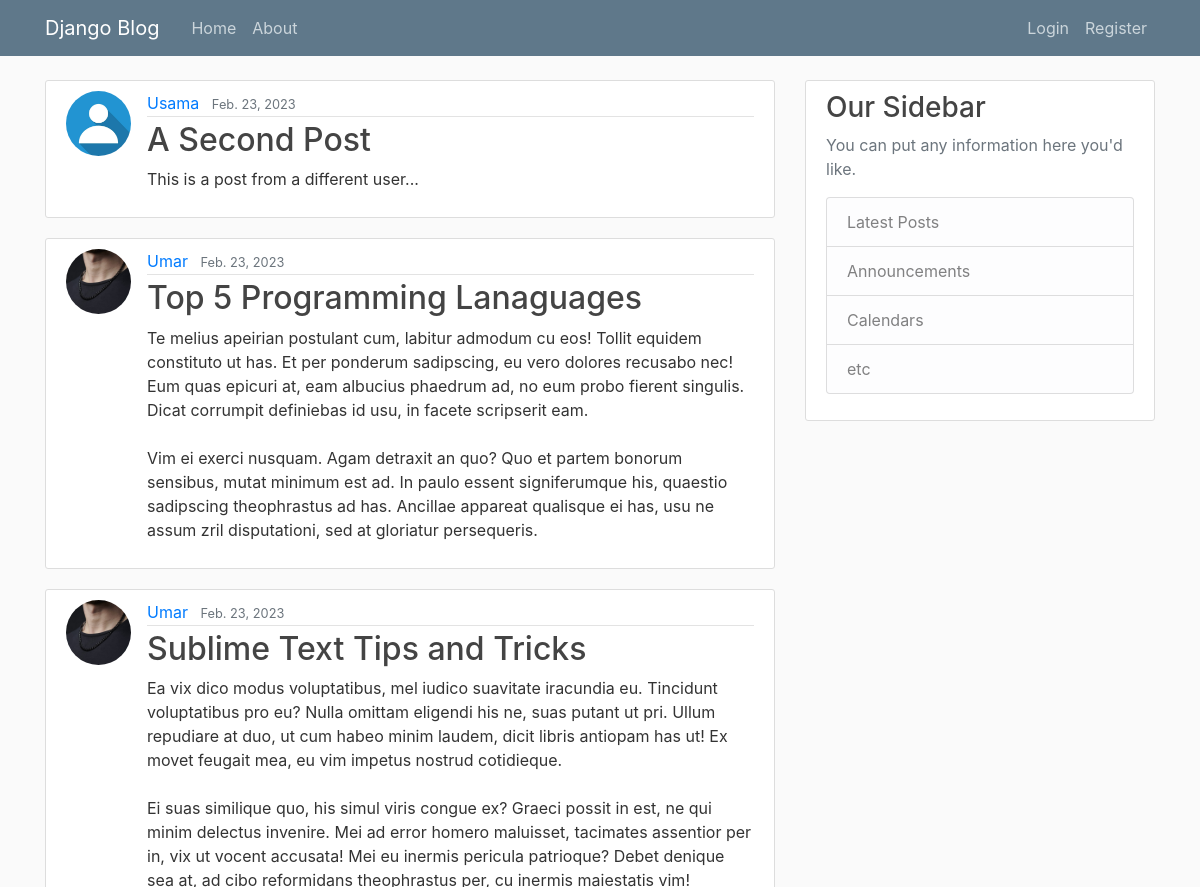
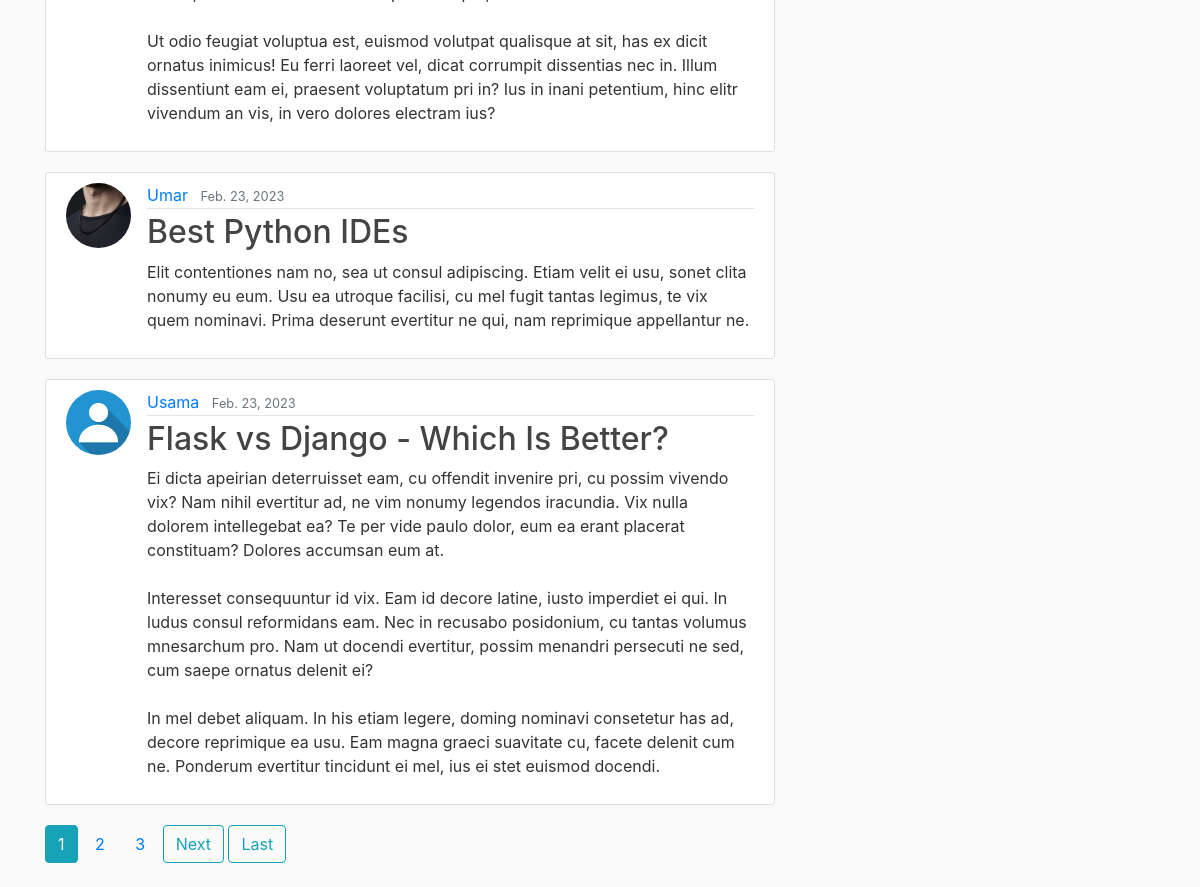
The page / on the database its author committed (2 pictures, top to bottom).
### blog/models.py (models this page shows, shortened)
class Post(models.Model):
    title = models.CharField(max_length=100)
    content = models.TextField()
    date_posted = models.DateField(default=timezone.now)
    auther = models.ForeignKey(User, on_delete=models.CASCADE)

### users/models.py (models this page shows, shortened)
class Profile(models.Model):
    user = models.OneToOneField(User, on_delete=models.CASCADE)
    image = models.ImageField(default='default.jpg', upload_to='profile-pics')

### blog/views.py (the view)
# urls.py: path('', PostListView.as_view(), name='blogHome'),
class PostListView(ListView):
    model = Post
    template_name = 'blog/home.html' # <app> / <model>_<viewtype>.html
    context_object_name = 'posts'
    ordering = ['-date_posted']
    paginate_by = 5

### blog/templates/blog/home.html (shortened to what this page needs)
{% extends 'blog/base.html' %}
{% block content %}
    {% for post in posts %}
    <article class="media content-section">
      <img class="rounded-circle article-img" src="{{ post.auther.profile.image.url }}" >
        <div class="media-body">
          <div class="article-metadata">
            <a class="mr-2" href="{% url 'user-posts' post.auther.username %}">{{ post.auther }}</a>
            <small class="text-muted">{{ post.date_posted }}</small>
          </div>
          <h2><a class="article-title" href="{% url 'post-detail' post.id %}">{{ post.title }}</a></h2>
          <p class="article-content">{{ post.content }}</p>
        </div>
      </article>
    {% endfor %}
    {% if is_paginated %}
      {% for num in page_obj.paginator.page_range %}
        {% if page_obj.number == num %}
          <a class="btn btn-info mb-4" href="?page={{ num }}">{{ num }}</a>
        {% elif num > page_obj.number|add:"-3" and num < page_obj.number|add:"3" %}
          <a class="btn btn-outlin-info mb-4" href="?page={{ num }}">{{ num }}</a>
        {% endif %}
      {% endfor %}
      {% if page_obj.has_next %}
        <a class="btn btn-outline-info mb-4" href="?page={{ page_obj.next_page_number }}">Next</a>
        <a class="btn btn-outline-info mb-4" href="?page={{ page_obj.paginator.num_pages }}">Last</a>
      {% endif %}
    {% endif %}
{% endblock content %}

### blog/templates/blog/base.html (shortened to what this page needs)
{% load static %}
<!DOCTYPE html>
<html lang="en">
  <head>
    <link rel="stylesheet" href="https://maxcdn.bootstrapcdn.com/bootstrap/4.0.0/css/bootstrap.min.css">
    <link rel="stylesheet" type="text/css" href="{% static 'blog/main.css' %}">
  </head>
  <body>
    <header class="site-header">
      <nav class="navbar navbar-expand-md navbar-dark bg-steel fixed-top">
        <div class="container">
          <a class="navbar-brand mr-4" href="{% url 'blogHome' %}">Django Blog</a>
          <div class="collapse navbar-collapse" id="navbarToggle">
            <div class="navbar-nav mr-auto">
              <a class="nav-item nav-link" href="{% url 'blogHome' %}">Home</a>
              <a class="nav-item nav-link" href="{% url 'about' %}">About</a>
            </div>
            <div class="navbar-nav">
              {% if user.is_authenticated %}
                <a class="nav-item nav-link" href="{% url 'post-create' %}">New Post</a>
                <a class="nav-item nav-link" href="{% url 'profile' %}">Profile</a>
                <a class="nav-item nav-link" href="{% url 'logout' %}">Logout</a>
              {% else %}
              <a class="nav-item nav-link" href="{% url 'login' %}">Login</a>
              <a class="nav-item nav-link" href="{% url 'register' %}">Register</a>
              {% endif %}
            </div>
          </div>
        </div>
      </nav>
    </header>
    <main role="main" class="container">
        <div class="row">
          <div class="col-md-8">
            {% block content %}{% endblock %}
          </div>
          <div class="col-md-4">
            <div class="content-section">
              <h3>Our Sidebar</h3>
              <p class='text-muted'>You can put any information here you'd like.
                <ul class="list-group">
                  <li class="list-group-item list-group-item-light">Latest Posts</li>
                  <li class="list-group-item list-group-item-light">Announcements</li>
                  <li class="list-group-item list-group-item-light">Calendars</li>
                  <li class="list-group-item list-group-item-light">etc</li>
                </ul>
              </p>
            </div>
          </div>
        </div>
      </main>
  </body>
</html>

### blog/static/blog/main.css (style rules this page uses)
body { background: #fafafa; color: #333333; margin-top: 5rem; }
h1, h2, h3, h4, h5, h6 { color: #444444; }
ul { margin: 0; }
.bg-steel { background-color: #5f788a; }
.site-header .navbar-nav .nav-link { color: #cbd5db; }
.content-section { background: #ffffff; padding: 10px 20px; border: 1px solid #dddddd; border-radius: 3px; margin-bottom: 20px; }
.article-title { color: #444444; }
.article-content { white-space: pre-line; }
.article-img { height: 65px; width: 65px; margin-right: 16px; }
.article-metadata { padding-bottom: 1px; margin-bottom: 4px; border-bottom: 1px solid #e3e3e3 }

### rows shown on the page
Post: auther.profile.image (placeholder picture), auther "Usama", date_posted "Feb. 23, 2023", title "A Second Post", content "This is a post from a different user..."
Post: auther.profile.image (picture), auther "Umar", date_posted "Feb. 23, 2023", title "Top 5 Programming Lanaguages", content "Te melius apeirian postulant cum, labitur admodum cu eos! Tollit equidem constituto ut has. Et per ponderum sadipscing, eu vero dolores recusabo nec! Eum quas epicuri at, eam albucius phaedrum ad, no eum probo fierent singulis. Dicat corrumpit definiebas id usu, in facete scripserit eam. Vim ei exerci nusquam. Agam detraxit an quo? Quo et partem bonorum sensibus, mutat minimum est ad. In paulo essent signiferumque his, quaestio sadipscing theophrastus ad has. Ancillae appareat qualisque ei has, usu ne assum zril disputationi, sed at gloriatur persequeris."
Post: auther.profile.image (picture), auther "Umar", date_posted "Feb. 23, 2023", title "Sublime Text Tips and Tricks", content "Ea vix dico modus voluptatibus, mel iudico suavitate iracundia eu. Tincidunt voluptatibus pro eu? Nulla omittam eligendi his ne, suas putant ut pri. Ullum repudiare at duo, ut cum habeo minim laudem, dicit libris antiopam has ut! Ex movet feugait mea, eu vim impetus nostrud cotidieque. Ei suas similique quo, his simul viris congue ex? Graeci possit in est, ne qui minim delectus invenire. Mei ad error homero maluisset, tacimates assentior per in, vix ut vocent accusata! Mei eu inermis pericula patrioque? Debet denique sea at, ad cibo reformidans theophrastus per, cu inermis maiestatis vim! Ut odio feugiat voluptua est, euismod volutpat qualisque at sit, has ex dicit ornatus inimicus! Eu…"
Post: auther.profile.image (picture), auther "Umar", date_posted "Feb. 23, 2023", title "Best Python IDEs", content "Elit contentiones nam no, sea ut consul adipiscing. Etiam velit ei usu, sonet clita nonumy eu eum. Usu ea utroque facilisi, cu mel fugit tantas legimus, te vix quem nominavi. Prima deserunt evertitur ne qui, nam reprimique appellantur ne."
Post: auther.profile.image (placeholder picture), auther "Usama", date_posted "Feb. 23, 2023", title "Flask vs Django - Which Is Better?", content "Ei dicta apeirian deterruisset eam, cu offendit invenire pri, cu possim vivendo vix? Nam nihil evertitur ad, ne vim nonumy legendos iracundia. Vix nulla dolorem intellegebat ea? Te per vide paulo dolor, eum ea erant placerat constituam? Dolores accumsan eum at. Interesset consequuntur id vix. Eam id decore latine, iusto imperdiet ei qui. In ludus consul reformidans eam. Nec in recusabo posidonium, cu tantas volumus mnesarchum pro. Nam ut docendi evertitur, possim menandri persecuti ne sed, cum saepe ornatus delenit ei? In mel debet aliquam. In his etiam legere, doming nominavi consetetur has ad, decore reprimique ea usu. Eam magna graeci suavitate cu, facete delenit cum ne. Ponderum…"

### other values the page prints
{{ num }} "1"
{{ num }} "2" "3"
